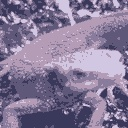

Generate this figure with Python:
import cv2
import numpy as np
import matplotlib.pyplot as plt
from glob import glob

img = cv2.imread("imori.jpg").astype(np.float32)
H, W, C = img.shape

# k-Means
Class = 5

np.random.seed(0)

img = np.reshape(img, (H*W, -1))


i = np.random.choice(np.arange(H*W), Class, replace=False)
Cs = img[i].copy()


while True:

    clss = np.zeros((H*W), dtype=int)
    
    for i in range(H*W):
        dis = np.sum(np.abs(Cs - img[i]), axis=1)
        clss[i] = np.argmin(dis)

    Cs_tmp = np.zeros((Class, 3))
    
    for i in range(Class):
        Cs_tmp[i] = np.mean(img[clss==i], axis=0)

    if (Cs == Cs_tmp).all():
        break
    else:
        Cs = Cs_tmp.copy()

out = np.zeros((H*W, 3), dtype=np.float32)
        
for i in range(Class):
    out[clss == i] = Cs[i]

print(Cs)
    
out[out < 0] = 0
out[out > 255] = 255
out = np.reshape(out, (H, W, 3))
out = out.astype(np.uint8)

cv2.imwrite("out.jpg", out)
cv2.imshow("result", out)
cv2.waitKey(0)
